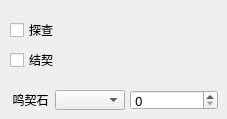
             <widget class="QWidget" name="_4_qiling">
              <widget class="QCheckBox" name="button_qiling_tancha">
               <property name="geometry">
                <rect>
                 <x>10</x>
                 <y>20</y>
                 <width>51</width>
                 <height>20</height>
                </rect>
               </property>
               <property name="text">
                <string>探查</string>
               </property>
              </widget>
              <widget class="QCheckBox" name="button_qiling_jieqi">
               <property name="geometry">
                <rect>
                 <x>10</x>
                 <y>50</y>
                 <width>51</width>
                 <height>20</height>
                </rect>
               </property>
               <property name="text">
                <string>结契</string>
               </property>
              </widget>
              <widget class="QLabel" name="label_qiling_jieqi_stone">
               <property name="geometry">
                <rect>
                 <x>10</x>
                 <y>90</y>
                 <width>41</width>
                 <height>20</height>
                </rect>
               </property>
               <property name="text">
                <string>鸣契石</string>
               </property>
               <property name="alignment">
                <set>Qt::AlignmentFlag::AlignCenter</set>
               </property>
              </widget>
              <widget class="QComboBox" name="combo_qiling_jieqi_stone">
               <property name="geometry">
                <rect>
                 <x>55</x>
                 <y>90</y>
                 <width>70</width>
                 <height>20</height>
                </rect>
               </property>
              </widget>
              <widget class="QSpinBox" name="spin_qiling_jieqi_stone">
               <property name="geometry">
                <rect>
                 <x>130</x>
                 <y>90</y>
                 <width>88</width>
                 <height>20</height>
                </rect>
               </property>
               <property name="font">
                <font>
                 <family>宋体</family>
                 <pointsize>10</pointsize>
                </font>
               </property>
               <property name="maximum">
                <number>30</number>
               </property>
              </widget>
             </widget>
